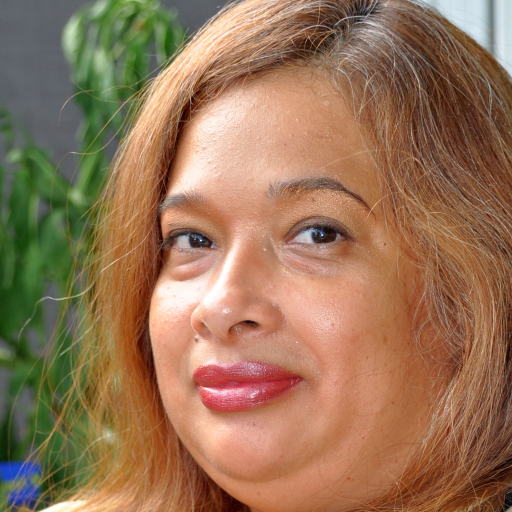
#> input picture Images/00.png, 1024 x 1024 px, found by its file name (shown at 1/2 size); its folder holds only this picture in this run
$ python boxes.py
#> lines starting #> are read from the running program, lines starting #| are printed output that depends on the picture; after the words box and inside, x2 and y2 are one past the last pixel; in counts of white or black regions, pixels touching at a corner belong together
#> further down, img is the input picture: shape (1024, 1024, 3); mean B, G, R 86.2, 115.8, 150.8
import cv2
import os

def draw_boundary(img, classifier, scaleFactor, minNeighbors, color, text):
#> called with scaleFactor = 1.1, minNeighbors = 10, color = (255, 0, 0), text = 'Face'
    gray_img = cv2.cvtColor(img, cv2.COLOR_BGR2GRAY)
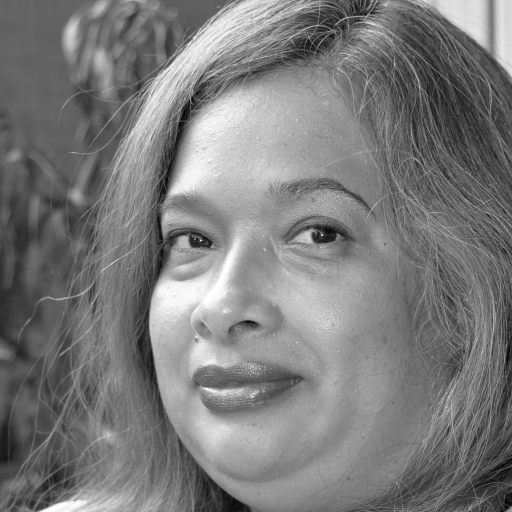
#> gray_img: shape (1024, 1024) (shown at 1/2 size); min 0, max 255, mean 122.9
    features = classifier.detectMultiScale(gray_img, scaleFactor, minNeighbors)
#> features = [[145, 194, 721, 721]]
    coords = []
    for (x, y, w, h) in features:
        cv2.rectangle(img, (x, y), (x+w, y+h), color, 2)
        cv2.putText(img, text, (x, y-4), cv2.FONT_HERSHEY_SIMPLEX, 0.8, color, 1, cv2.LINE_AA)
        coords.append((x, y, w, h))
#> this loop made 1 pass
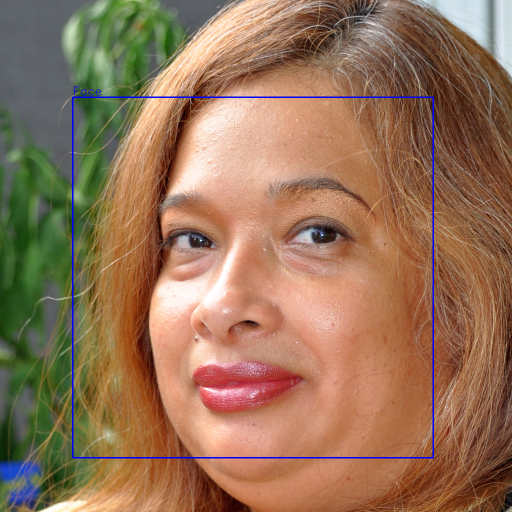
#> img: shape (1024, 1024, 3) (shown at 1/2 size); 0.86% of pixels changed, all inside (x1, y1, x2, y2) = (144, 172, 868, 917)
#> after the loop, coords = [(145, 194, 721, 721)]
    return coords, img

def detect(img, faceCascade, eyesCascade, mouthCascade):
    color = {"blue": (255, 0, 0), "red": (0, 0, 255), "green": (0, 255, 0)}
    coords, img = draw_boundary(img, faceCascade, 1.1, 10, color['blue'], "Face")
#> coords = [(145, 194, 721, 721)]
    for (x, y, w, h) in coords:
        roi_img = img[y:y+h, x:x+w]
        eyes_coords, roi_img = draw_boundary(roi_img, eyesCascade, 1.1, 14, color['red'], "Eyes")
        mouth_coords, roi_img = draw_boundary(roi_img, mouthCascade, 1.1, 20, color['green'], "Mouth")
        for (ex, ey, ew, eh) in eyes_coords:
            cv2.rectangle(img, (x+ex, y+ey), (x+ex+ew, y+ey+eh), color['red'], 2)
        for (mx, my, mw, mh) in mouth_coords:
            cv2.rectangle(img, (x+mx, y+my), (x+mx+mw, y+my+mh), color['green'], 2)
#> this loop made 1 pass
#> (x, y, w, h, eyes_coords, mouth_coords) on pass 1: (145, 194, 721, 721, [(173, 225, 127, 127), (398, 183, 186, 186)], [(205, 529, 239, 144)])
#> pass 1, in detect, `roi_img = img[y:y+h, x:x+w]`:
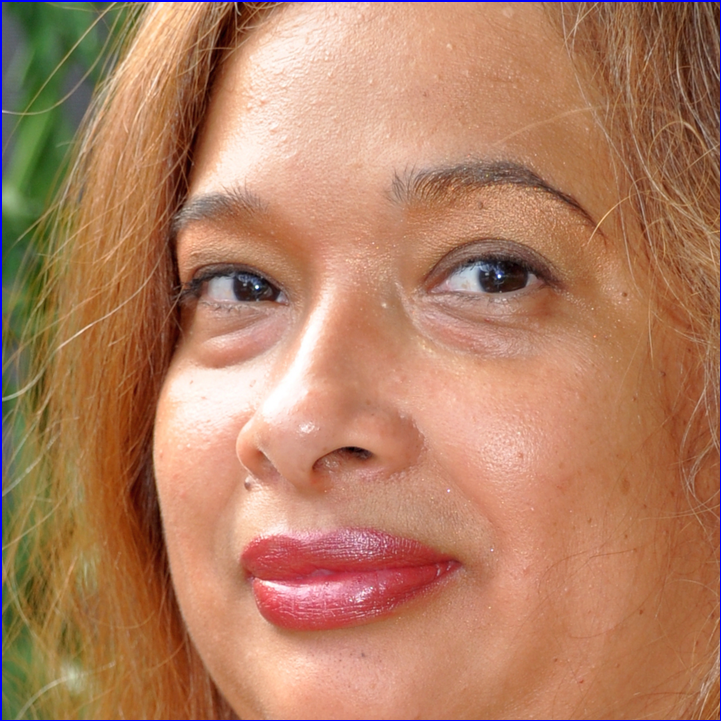
#> roi_img: shape (721, 721, 3); mean B, G, R 98, 127.3, 177.8
#> pass 1, in draw_boundary (call 2), `gray_img = cv2.cvtColor(img, cv2.COLOR_BGR2GRAY)`:
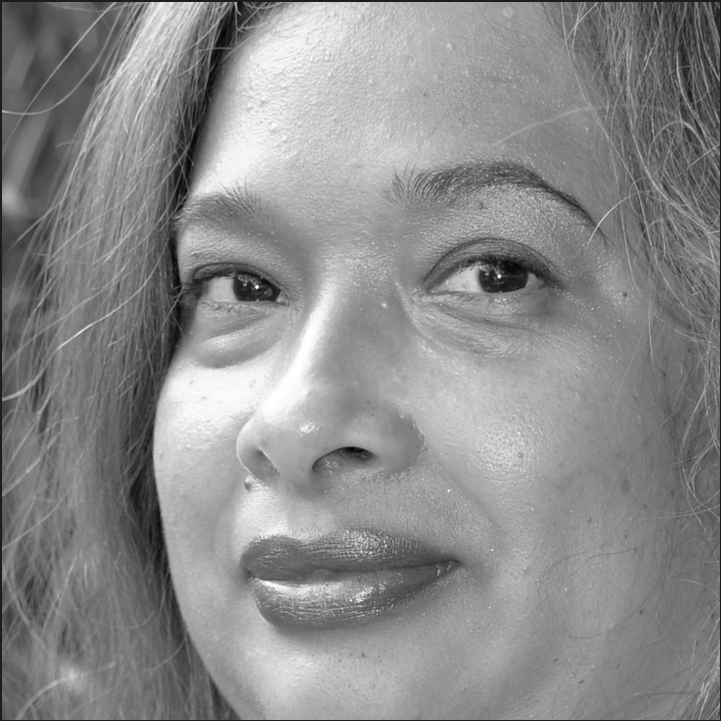
#> gray_img: shape (721, 721); min 1, max 255, mean 139
#> pass 1, in detect, `eyes_coords, roi_img = draw_boundary(roi_img, eyesCascade, 1.1, 14, co..`:
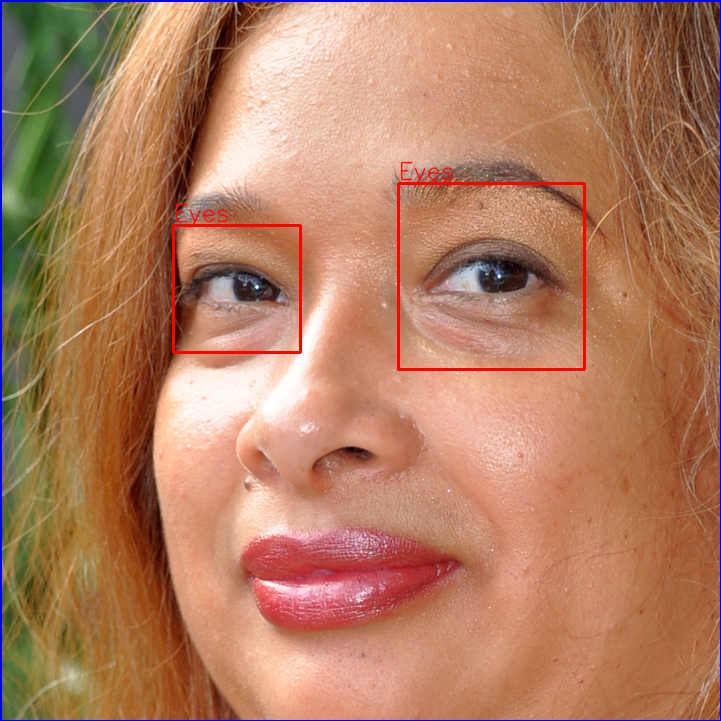
#> roi_img: shape (721, 721, 3); 0.89% of pixels changed, all inside (x1, y1, x2, y2) = (172, 161, 586, 371)
#> after the loop:
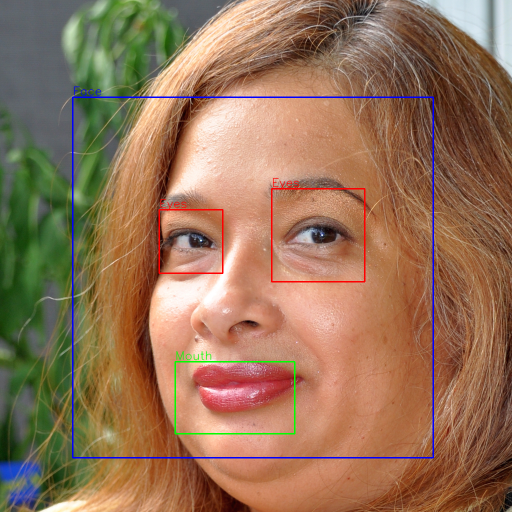
#> img: shape (1024, 1024, 3) (shown at 1/2 size); 0.71% of pixels changed, all inside (x1, y1, x2, y2) = (317, 355, 731, 869)
    return img

faceCascade = cv2.CascadeClassifier('haarcascade_frontalface_default.xml')
eyesCascade = cv2.CascadeClassifier('haarcascade_eye.xml')
mouthCascade = cv2.CascadeClassifier('haarcascade_mouth.xml')

image_folder_path = r'C:\Users\PC\Desktop\Opencv\Images'
output_folder_path = r'C:\Users\PC\Desktop\Opencv\Output'

# Create the output folder if it doesn't exist
os.makedirs(output_folder_path, exist_ok=True)

image_files = os.listdir(image_folder_path)
for file_name in image_files:
    if file_name.endswith(('.jpg', '.jpeg', '.png')):
        image_path = os.path.join(image_folder_path, file_name)
        output_path = os.path.join(output_folder_path, file_name)

        img = cv2.imread(image_path)
        img = detect(img, faceCascade, eyesCascade, mouthCascade)

        # Resize the output image for display
        resize_ratio = 0.5  # Modify this value to adjust the display size
        resized_img = cv2.resize(img, None, fx=resize_ratio, fy=resize_ratio)
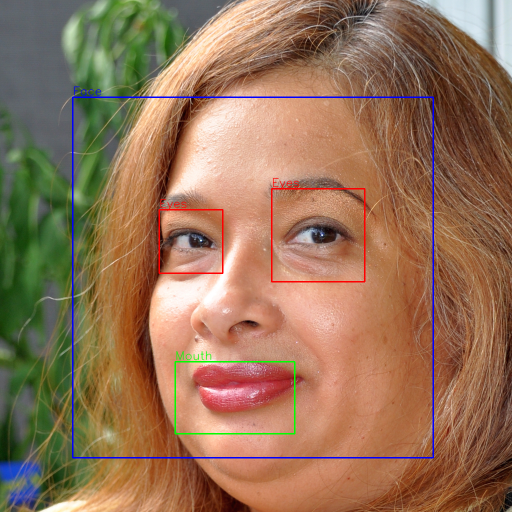
#> resized_img: shape (512, 512, 3); mean B, G, R 87.2, 114.7, 149.5

        cv2.imwrite(output_path, img)

        # Display the output image
        cv2.imshow("Output", resized_img)
        cv2.waitKey(0)  # Wait until a key is pressed
        cv2.destroyAllWindows()

print("Detection completed.")

$ run again, on Images/01307.png
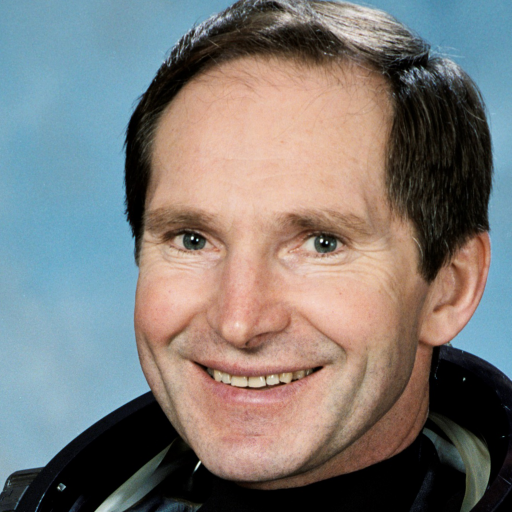
#> input picture Images/01307.png, 1024 x 1024 px, found by its file name (shown at 1/2 size)
#> img is the input picture: shape (1024, 1024, 3); mean B, G, R 119.4, 122.1, 124.8
#> features = [[178, 221, 659, 659]]
#> the loop in draw_boundary, `for (x, y, w, h) in features:` made 1 pass
#> after the loop in draw_boundary, `for (x, y, w, h) in features:`: coords = [(178, 221, 659, 659)]
#> the loop in detect, `for (x, y, w, h) in coords:` made 1 pass
#> (x, y, w, h, eyes_coords, mouth_coords) on pass 1: (178, 221, 659, 659, [(128, 186, 140, 140), (387, 192, 142, 142)], [(213, 473, 244, 146)])
#> pass 1, in detect, `eyes_coords, roi_img = draw_boundary(roi_img, eyesCascade, 1.1, 14, co..`:
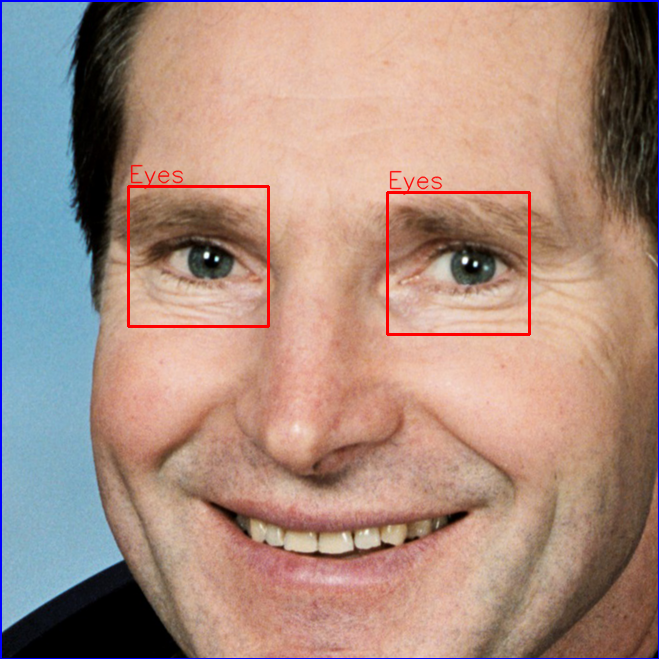
#> roi_img: shape (659, 659, 3); mean B, G, R 129.2, 141.2, 170
#> `resized_img = cv2.resize(img, None, fx=resize_ratio, fy=resize_ratio)`:
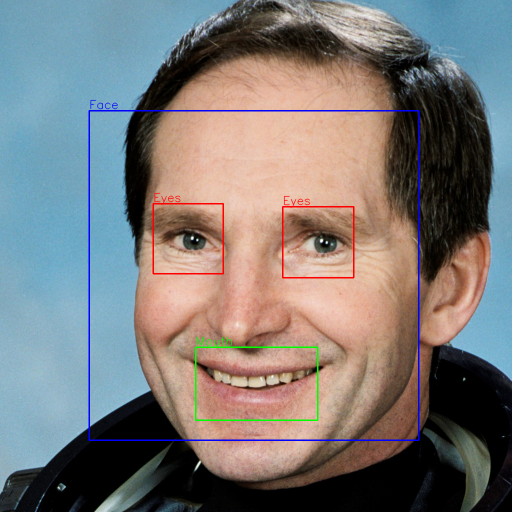
#> resized_img: shape (512, 512, 3); mean B, G, R 119.8, 121, 123.7

$ run again, on Images/01314.png
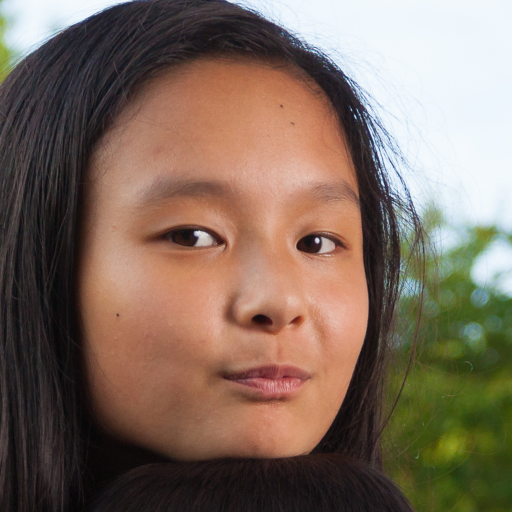
#> input picture Images/01314.png, 1024 x 1024 px, found by its file name (shown at 1/2 size)
#> img is the input picture: shape (1024, 1024, 3); mean B, G, R 94, 107.7, 126.9
#> features = [[164, 212, 679, 679]]
#> the loop in draw_boundary, `for (x, y, w, h) in features:` made 1 pass
#> after the loop in draw_boundary, `for (x, y, w, h) in features:`: coords = [(164, 212, 679, 679)]
#> the loop in detect, `for (x, y, w, h) in coords:` made 1 pass
#> (x, y, w, h, eyes_coords, mouth_coords) on pass 1: (164, 212, 679, 679, [(387, 199, 148, 148), (113, 149, 207, 207)], [(256, 504, 208, 125)])
#> pass 1, in detect, `eyes_coords, roi_img = draw_boundary(roi_img, eyesCascade, 1.1, 14, co..`:
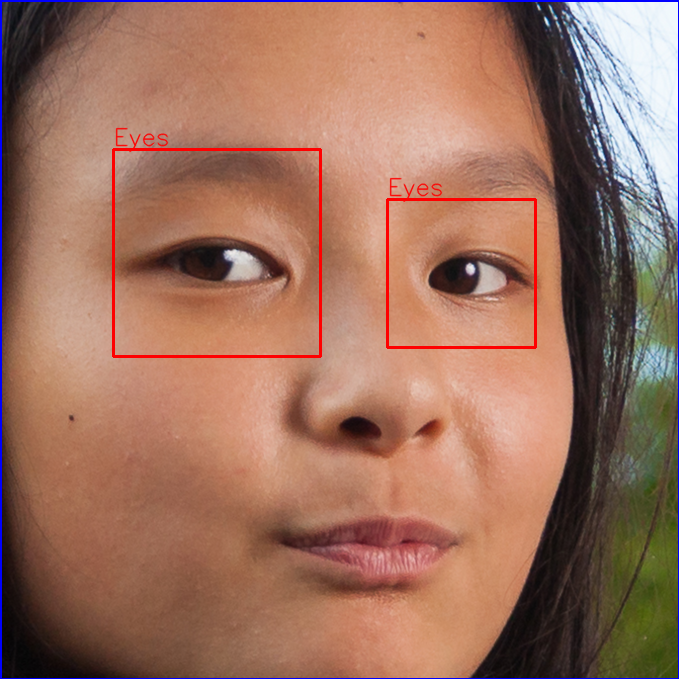
#> roi_img: shape (679, 679, 3); mean B, G, R 94.9, 112.9, 157
#> `resized_img = cv2.resize(img, None, fx=resize_ratio, fy=resize_ratio)`:
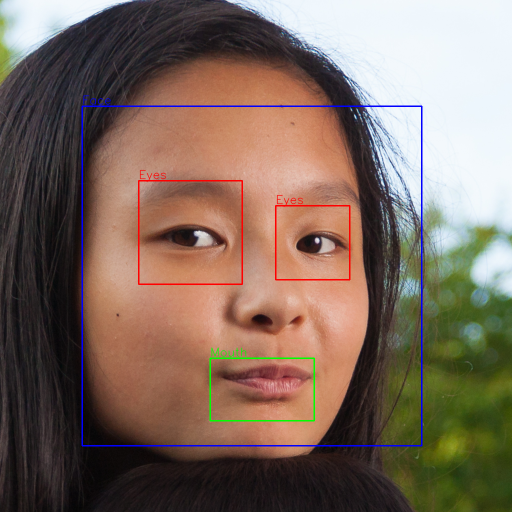
#> resized_img: shape (512, 512, 3); mean B, G, R 94.9, 106.8, 126.1

$ run again, on Images/01424.png
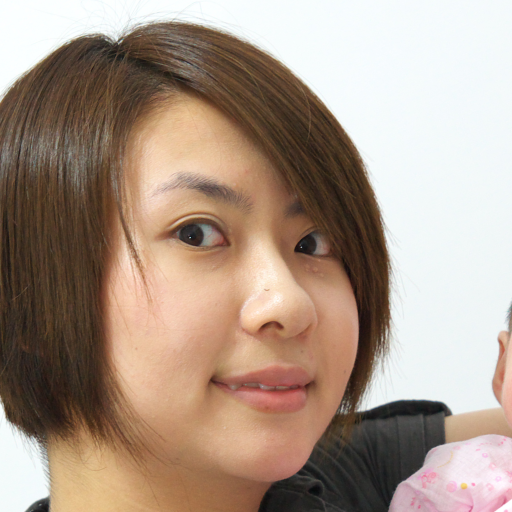
#> input picture Images/01424.png, 1024 x 1024 px, found by its file name (shown at 1/2 size)
#> img is the input picture: shape (1024, 1024, 3); mean B, G, R 135.9, 150.4, 170.1
#> features = [[149, 220, 704, 704]]
#> the loop in draw_boundary, `for (x, y, w, h) in features:` made 1 pass
#> after the loop in draw_boundary, `for (x, y, w, h) in features:`: coords = [(149, 220, 704, 704)]
#> the loop in detect, `for (x, y, w, h) in coords:` made 1 pass
#> (x, y, w, h, eyes_coords, mouth_coords) on pass 1: (149, 220, 704, 704, [(164, 166, 165, 165), (399, 205, 128, 128)], [(285, 517, 206, 124)])
#> `resized_img = cv2.resize(img, None, fx=resize_ratio, fy=resize_ratio)`:
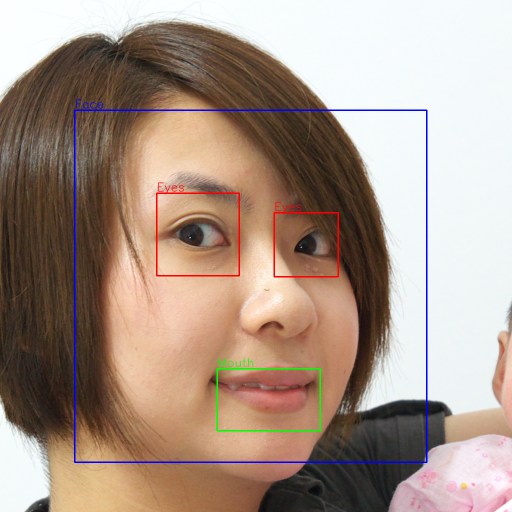
#> resized_img: shape (512, 512, 3); mean B, G, R 136.5, 149.2, 169
